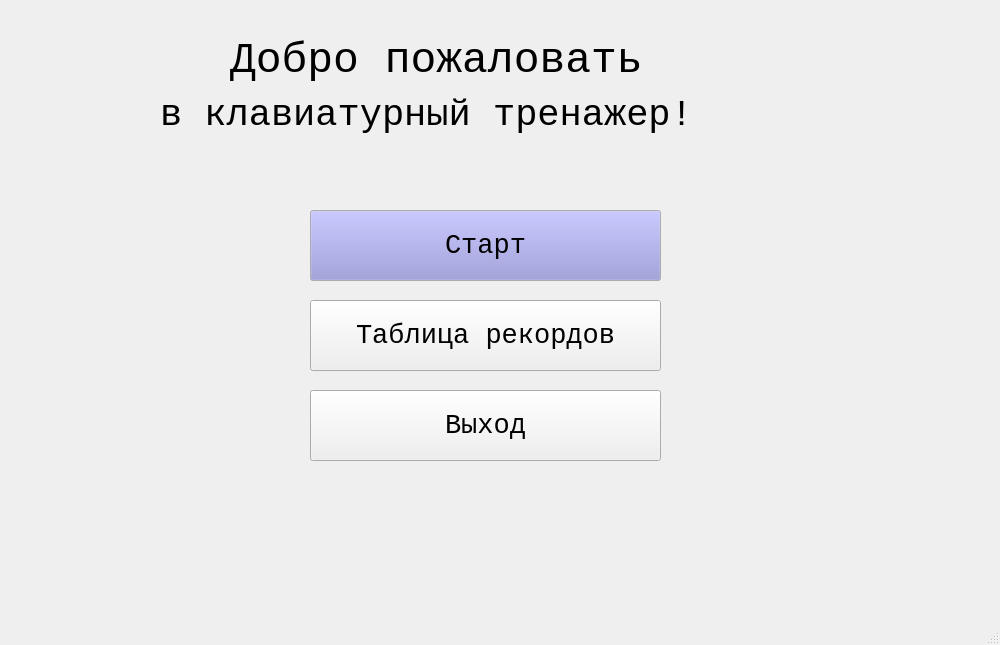
<?xml version="1.0" encoding="UTF-8"?>
<ui version="4.0">
 <class>MainWindow</class>
 <widget class="QMainWindow" name="MainWindow">
  <property name="geometry">
   <rect>
    <x>0</x>
    <y>0</y>
    <width>1000</width>
    <height>645</height>
   </rect>
  </property>
  <property name="windowTitle">
   <string>MainWindow</string>
  </property>
  <property name="tabShape">
   <enum>QTabWidget::Rounded</enum>
  </property>
  <widget class="QWidget" name="centralwidget">
   <widget class="QPushButton" name="startbutton">
    <property name="geometry">
     <rect>
      <x>310</x>
      <y>210</y>
      <width>351</width>
      <height>71</height>
     </rect>
    </property>
    <property name="palette">
     <palette>
      <active>
       <colorrole role="Button">
        <brush brushstyle="SolidPattern">
         <color alpha="255">
          <red>142</red>
          <green>142</green>
          <blue>213</blue>
         </color>
        </brush>
       </colorrole>
       <colorrole role="Light">
        <brush brushstyle="SolidPattern">
         <color alpha="255">
          <red>170</red>
          <green>170</green>
          <blue>255</blue>
         </color>
        </brush>
       </colorrole>
      </active>
      <inactive>
       <colorrole role="Button">
        <brush brushstyle="SolidPattern">
         <color alpha="255">
          <red>142</red>
          <green>142</green>
          <blue>213</blue>
         </color>
        </brush>
       </colorrole>
       <colorrole role="Light">
        <brush brushstyle="SolidPattern">
         <color alpha="255">
          <red>170</red>
          <green>170</green>
          <blue>255</blue>
         </color>
        </brush>
       </colorrole>
      </inactive>
      <disabled>
       <colorrole role="Button">
        <brush brushstyle="SolidPattern">
         <color alpha="255">
          <red>142</red>
          <green>142</green>
          <blue>213</blue>
         </color>
        </brush>
       </colorrole>
       <colorrole role="Light">
        <brush brushstyle="SolidPattern">
         <color alpha="255">
          <red>170</red>
          <green>170</green>
          <blue>255</blue>
         </color>
        </brush>
       </colorrole>
      </disabled>
     </palette>
    </property>
    <property name="font">
     <font>
      <family>Courier New</family>
      <pointsize>20</pointsize>
     </font>
    </property>
    <property name="text">
     <string>Старт</string>
    </property>
   </widget>
   <widget class="QLabel" name="label">
    <property name="geometry">
     <rect>
      <x>230</x>
      <y>20</y>
      <width>511</width>
      <height>81</height>
     </rect>
    </property>
    <property name="font">
     <font>
      <family>Courier New</family>
      <pointsize>32</pointsize>
      <weight>50</weight>
      <bold>false</bold>
     </font>
    </property>
    <property name="text">
     <string>Добро пожаловать</string>
    </property>
   </widget>
   <widget class="QLabel" name="label_2">
    <property name="geometry">
     <rect>
      <x>160</x>
      <y>80</y>
      <width>651</width>
      <height>71</height>
     </rect>
    </property>
    <property name="font">
     <font>
      <family>Courier New</family>
      <pointsize>28</pointsize>
      <weight>50</weight>
      <bold>false</bold>
     </font>
    </property>
    <property name="text">
     <string>в клавиатурный тренажер!</string>
    </property>
   </widget>
   <widget class="QPushButton" name="recordtablebutton">
    <property name="geometry">
     <rect>
      <x>310</x>
      <y>300</y>
      <width>351</width>
      <height>71</height>
     </rect>
    </property>
    <property name="font">
     <font>
      <family>Courier New</family>
      <pointsize>20</pointsize>
     </font>
    </property>
    <property name="text">
     <string>Таблица рекордов</string>
    </property>
   </widget>
   <widget class="QPushButton" name="exitbutton">
    <property name="geometry">
     <rect>
      <x>310</x>
      <y>390</y>
      <width>351</width>
      <height>71</height>
     </rect>
    </property>
    <property name="font">
     <font>
      <family>Courier New</family>
      <pointsize>20</pointsize>
     </font>
    </property>
    <property name="text">
     <string>Выход</string>
    </property>
   </widget>
  </widget>
  <widget class="QMenuBar" name="menubar">
   <property name="geometry">
    <rect>
     <x>0</x>
     <y>0</y>
     <width>1000</width>
     <height>26</height>
    </rect>
   </property>
  </widget>
  <widget class="QStatusBar" name="statusbar"/>
 </widget>
 <resources/>
 <connections/>
</ui>
